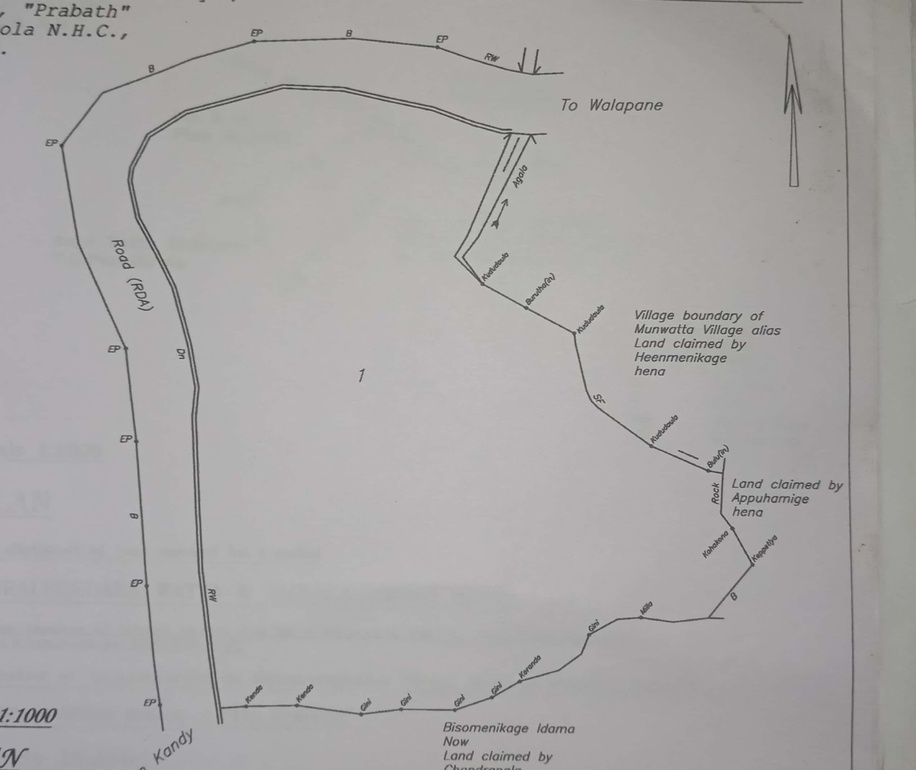
#> input picture images/plan (6).jpg, 916 x 770 px, shrunk from 2544 x 2140 before the run, found by its file name
$ python experimenting_1.py   (older library calls are emulated)
#> lines starting #> are read from the running program, lines starting #| are printed output that depends on the picture; after the words box and inside, x2 and y2 are one past the last pixel; in counts of white or black regions, pixels touching at a corner belong together
import cv2
import numpy as np
import matplotlib.pyplot as plt
import random

# Read the image
image_path = 'D:/UOP/3rd year/Sem 5/CSC3141 - Image Processing Laboratory/SurveyPlanProject/images/plan (6).jpg'
image = cv2.imread(image_path)
#> image is the input picture: shape (770, 916, 3); mean B, G, R 166, 166.6, 169

# Convert the image to grayscale
gray_image = cv2.cvtColor(image, cv2.COLOR_BGR2GRAY)

# Apply Gaussian blur to reduce noise
blurred_image = cv2.GaussianBlur(gray_image, (5, 5), 0)

# Calculate the gradients using the Sobel operator
grad_x = cv2.Sobel(blurred_image, cv2.CV_64F, 1, 0, ksize=3)
grad_y = cv2.Sobel(blurred_image, cv2.CV_64F, 0, 1, ksize=3)

# Compute the magnitude of gradients
gradient_magnitude = np.sqrt(grad_x**2 + grad_y**2)

# Normalize the magnitude to the range [0, 255]
gradient_magnitude = np.uint8(gradient_magnitude)

# Perform thresholding to obtain binary edges
_, binary_edges = cv2.threshold(gradient_magnitude, 50, 255, cv2.THRESH_BINARY)
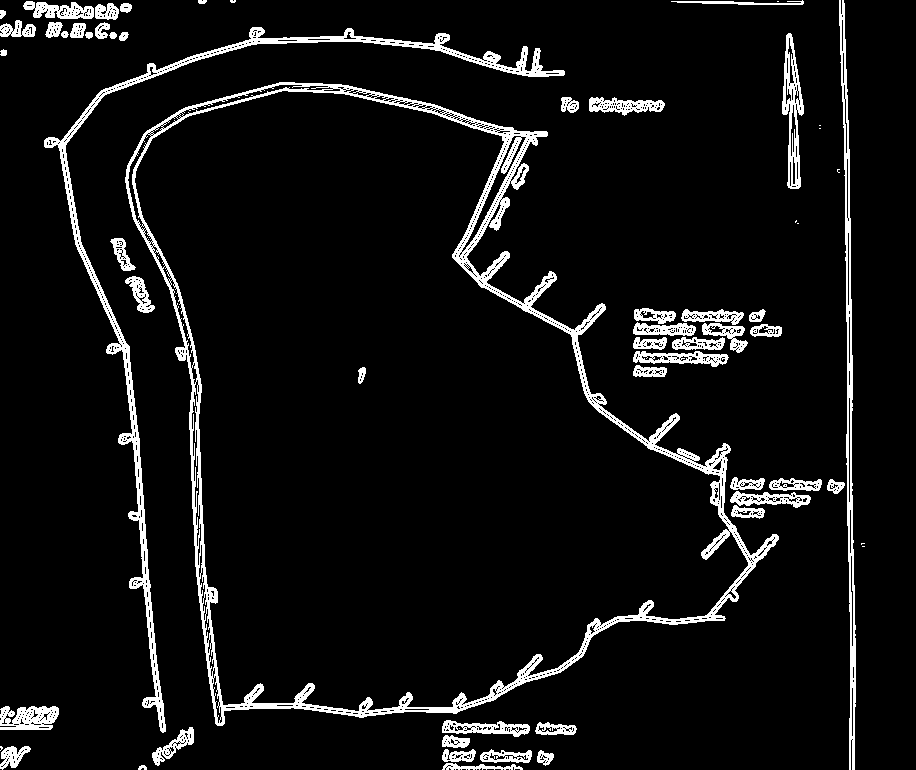
#> binary_edges: shape (770, 916); 6.8% white; 62 white regions (12 under 20 px)

# Find contours in the edge-detected image
contours, _ = cv2.findContours(binary_edges.copy(), cv2.RETR_EXTERNAL, cv2.CHAIN_APPROX_SIMPLE)
#> contours = 59 contours, 10 with area under 20; largest, box (x1, y1, x2, y2) and area: (125, 82, 779, 726) 257402, (44, 27, 565, 733) 7653, (839, 0, 856, 770) 3424, (782, 33, 804, 189) 1768, (0, 706, 59, 730) 1062

# Select the largest contour (assuming it's the land boundary)
largest_contour = max(contours, key=cv2.contourArea)
#> largest_contour = contour of 1328 points, box (x1, y1, x2, y2) (125, 82, 779, 726), area 257402

# Create a blank image to draw the contour on
contour_image = np.zeros_like(gray_image)

# Draw the land boundary contour on the blank image
cv2.drawContours(contour_image, [largest_contour], -1, (255), 2)
#> contour_image: shape (770, 916); 1.4% white; 1 white region, box (x1, y1, x2, y2) and area: (124, 81, 780, 727) 9945

# Analyze middle space within the contour to extract the "real" shape
# Compute centroid of the contour
moments = cv2.moments(largest_contour)
#> moments = moments, m00 257401.5, centre m10/m00, m01/m00 = (397.3, 417.8)
centroid_x = int(moments['m10'] / moments['m00'])
#> centroid_x = 397
centroid_y = int(moments['m01'] / moments['m00'])
#> centroid_y = 417

# Create a mask for flood fill
flood_fill_mask = np.zeros((contour_image.shape[0] + 2, contour_image.shape[1] + 2), dtype=np.uint8)

# Perform a flood fill starting from the centroid to obtain the filled shape
cv2.floodFill(contour_image, flood_fill_mask, (centroid_x, centroid_y), 255)
#> contour_image: shape (770, 916); 37.2% white; 1 white region, box (x1, y1, x2, y2) and area: (124, 81, 780, 727) 262148

# Morphological opening to clean the filled shape
kernel = cv2.getStructuringElement(cv2.MORPH_RECT, (35, 35))
cleaned_shape = cv2.morphologyEx(contour_image, cv2.MORPH_OPEN, kernel)
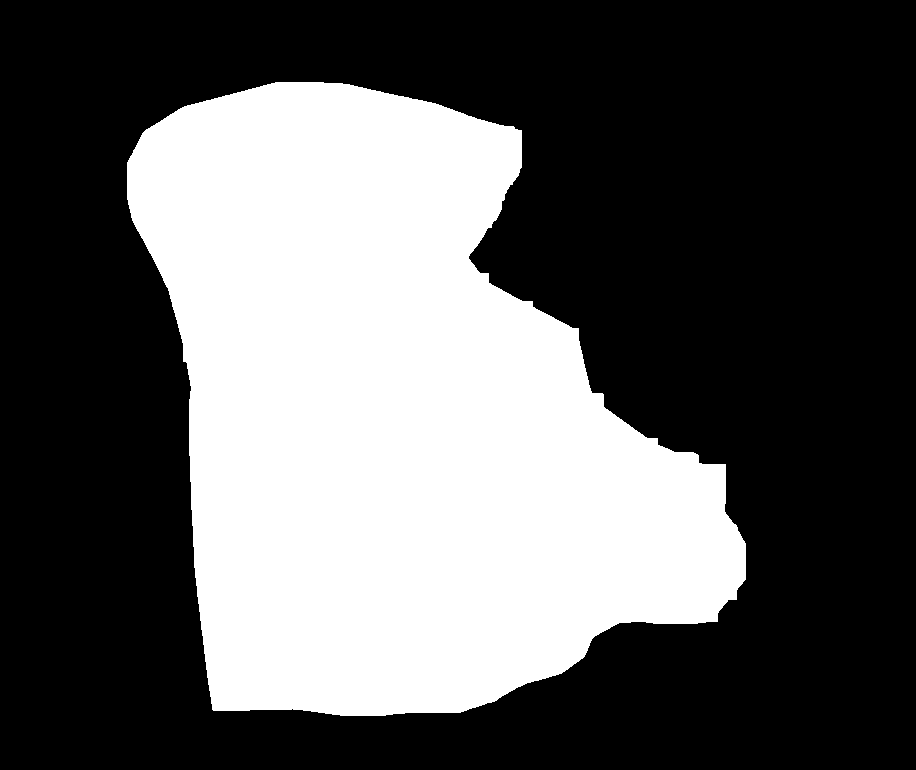
#> cleaned_shape: shape (770, 916); 36.6% white; 1 white region, box (x1, y1, x2, y2) and area: (127, 82, 746, 716) 258009

# Calculate the number of white pixels (representing the land area)
num_white_pixels = np.sum(cleaned_shape == 255)
#> num_white_pixels = 258009
print('Number of white pixels:', num_white_pixels)
#| Number of white pixels: 258009

# Divide the land area into portions based on user input
num_portions = int(input("To how many portions should the land get divided: "))
#> the answer given: 3
pixels_per_portion = num_white_pixels // num_portions
#> pixels_per_portion = 86003
print('Number of pixels per portion:', pixels_per_portion)
#| Number of pixels per portion: 86003

# Function to generate random colors
def generate_random_color():
    return (random.randint(0, 255), random.randint(0, 255), random.randint(0, 255))

# Generate colors for each portion
portion_colors = [generate_random_color() for _ in range(num_portions)]
#> portion_colors = [(197, 215, 20), (132, 248, 207), (155, 244, 183)]

# Create a copy of the original image to draw the divided land
divided_image = np.zeros_like(image)

# Color the land portions
current_portion = 0
colored_pixels_count = 0

for y in range(cleaned_shape.shape[0]):
    for x in range(cleaned_shape.shape[1]):
        if cleaned_shape[y, x] == 255:
            divided_image[y, x] = portion_colors[current_portion]
            colored_pixels_count += 1

            if colored_pixels_count == pixels_per_portion:
                current_portion += 1
                colored_pixels_count = 0

            if current_portion == num_portions:
                break
    if current_portion == num_portions:
        break
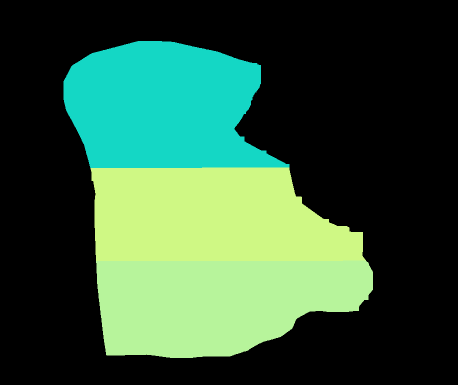
#> divided_image: shape (770, 916, 3) (shown at 1/2 size); mean of channels 0, 1, 2 59, 86.2, 50; drawn as B, G, R
#> after the loop, colored_pixels_count = 0; current_portion = 3

# Find contours for each portion and draw the borders
portion_borders = np.zeros_like(gray_image)

for portion_color in portion_colors:
    mask = cv2.inRange(divided_image, portion_color, portion_color)
    contours, _ = cv2.findContours(mask, cv2.RETR_EXTERNAL, cv2.CHAIN_APPROX_SIMPLE)
    cv2.drawContours(portion_borders, contours, -1, 255, 2)
#> this loop made 3 passes
#> pass 1, `mask = cv2.inRange(divided_image, portion_color, portion_color)`:
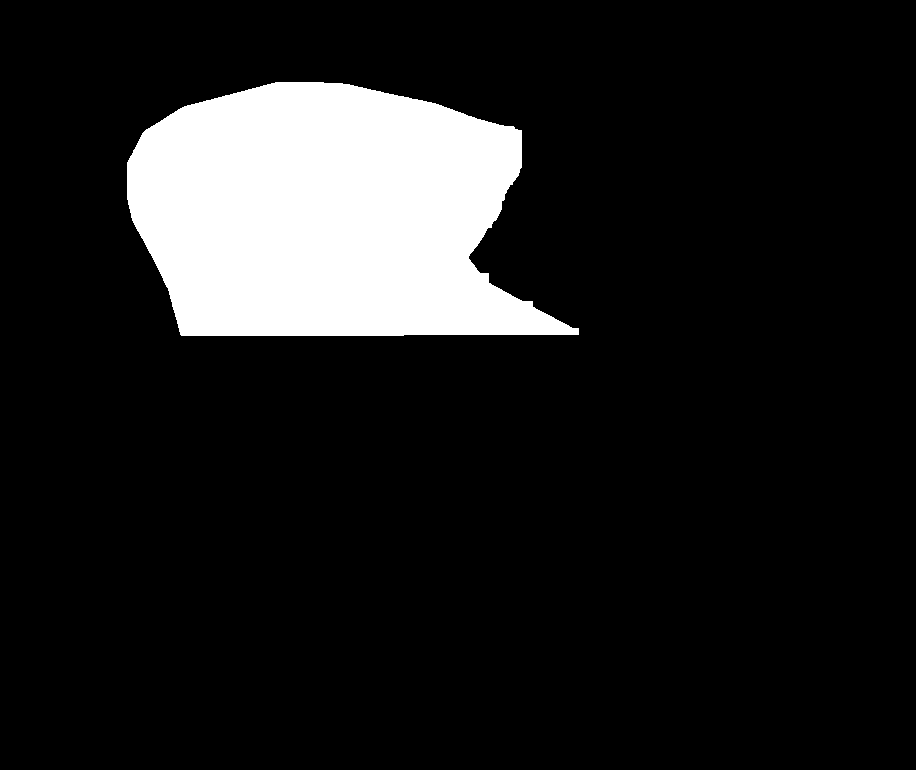
#> mask: shape (770, 916); 12.2% white; 1 white region, box (x1, y1, x2, y2) and area: (127, 82, 579, 336) 86003

# Display the original image, land boundary contour, cleaned shape, divided image, and borders
plt.figure(figsize=(15, 10))

plt.subplot(2, 3, 1)
plt.imshow(cv2.cvtColor(image, cv2.COLOR_BGR2RGB))
plt.title('Original Image')
plt.axis('off')

plt.subplot(2, 3, 2)
plt.imshow(contour_image, cmap='gray')
plt.title('Land Boundary Contour (Sobel)')
plt.axis('off')

plt.subplot(2, 3, 3)
plt.imshow(cleaned_shape, cmap='gray')
plt.title('Cleaned Shape')
plt.axis('off')

plt.subplot(2, 3, 4)
plt.imshow(cv2.cvtColor(divided_image, cv2.COLOR_BGR2RGB))
plt.title('Divided Land Image')
plt.axis('off')

plt.subplot(2, 3, 5)
plt.imshow(portion_borders, cmap='gray')
plt.title('Portion Borders')
plt.axis('off')

plt.show()
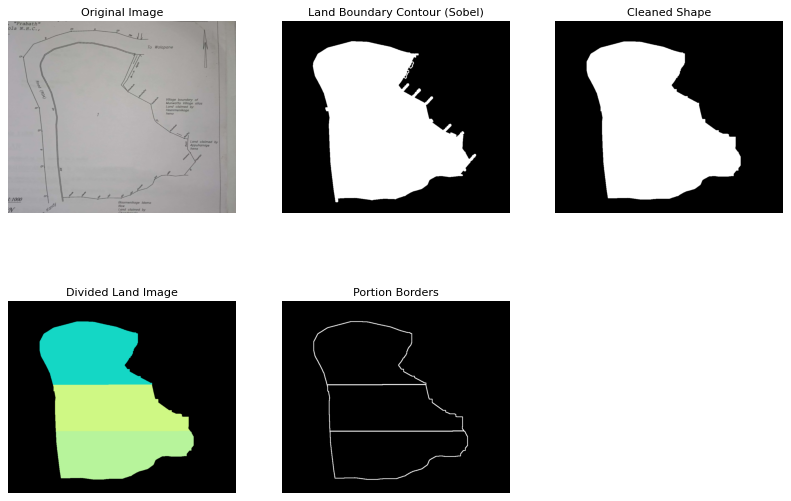
#> figure drawn by matplotlib, 5 panels

$ run again, with images/plan (1).jpg copied over images/plan (6).jpg
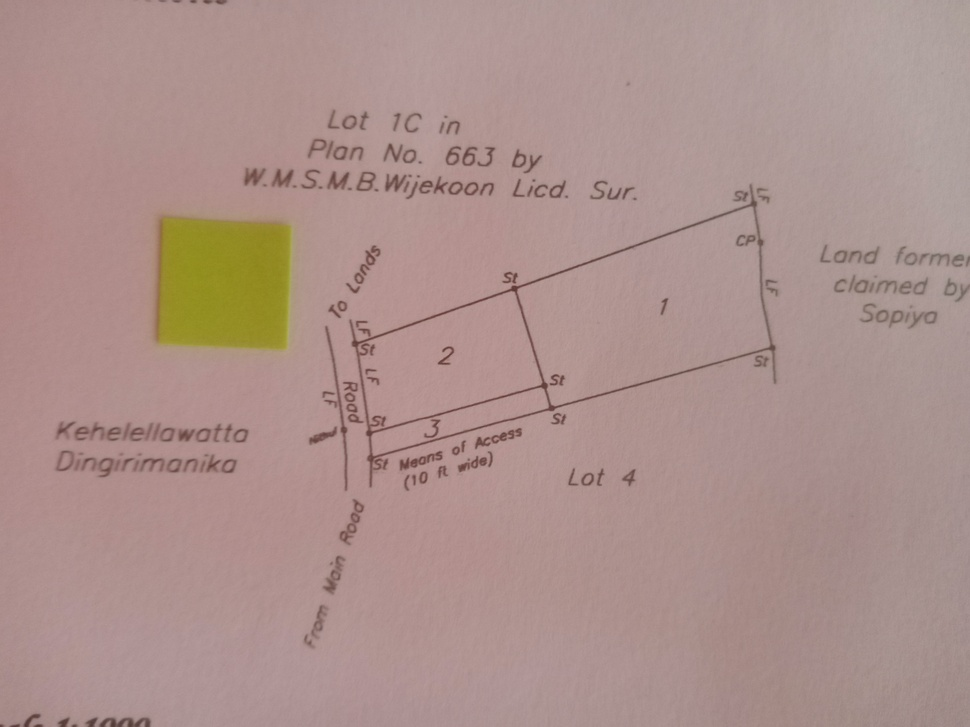
#> input picture images/plan (1).jpg, 970 x 727 px, shrunk from 4160 x 3120 before the run, found by its file name
#> image is the input picture: shape (727, 970, 3); mean B, G, R 140.2, 145.2, 172
#> `_, binary_edges = cv2.threshold(gradient_magnitude, 50, 255, cv2.THRES..`:
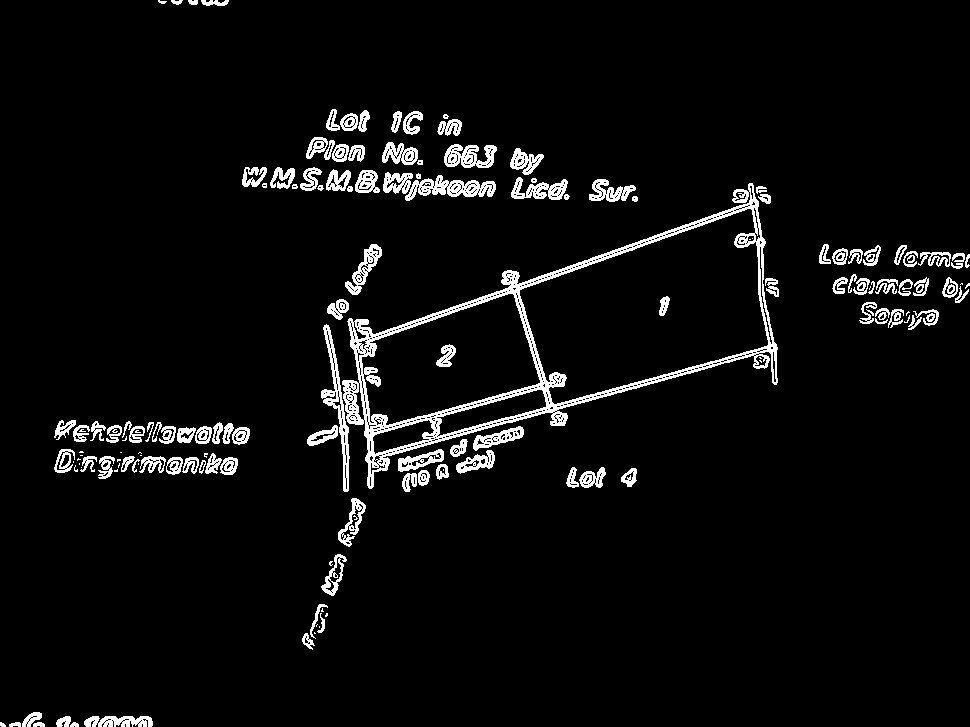
#> binary_edges: shape (727, 970); 4.8% white; 158 white regions (37 under 20 px)
#> `contours, _ = cv2.findContours(binary_edges.copy(), cv2.RETR_EXTERNAL,..`: contours = 149 contours, 42 with area under 20; largest, box (x1, y1, x2, y2) and area: (342, 183, 778, 489) 58746, (321, 324, 350, 492) 1162, (405, 175, 496, 201) 1098, (444, 144, 497, 168) 790, (345, 244, 382, 295) 648
#> largest_contour = contour of 775 points, box (x1, y1, x2, y2) (342, 183, 778, 489), area 58746
#> moments = moments, m00 58746, centre m10/m00, m01/m00 = (566.8, 336.5)
#> centroid_x = 566
#> centroid_y = 336
#> cleaned_shape: shape (727, 970); 8.3% white; 1 white region, box (x1, y1, x2, y2) and area: (346, 209, 771, 454) 58393
#> num_white_pixels = 58393
#| Number of white pixels: 58393
#> pixels_per_portion = 19464
#| Number of pixels per portion: 19464
#> portion_colors = [(197, 215, 20), (132, 248, 207), (155, 244, 183)]
#> after the loop `for y in range(cleaned_shape.shape[0]):`: colored_pixels_count = 0; current_portion = 3
#> the loop `for portion_color in portion_colors:` made 3 passes
#> after the loop `for portion_color in portion_colors:`:
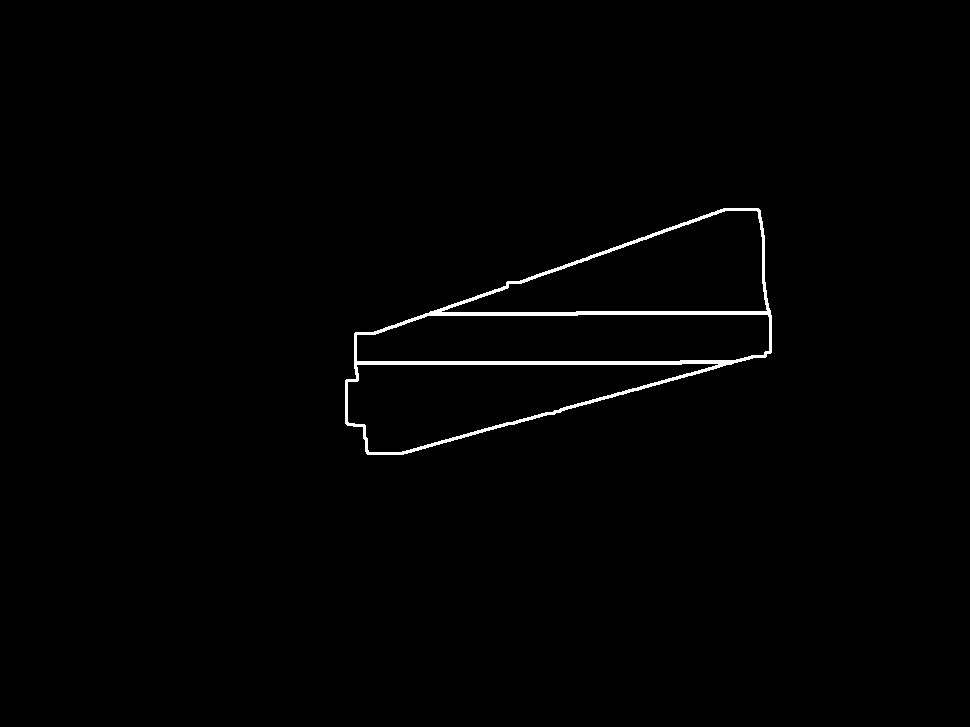
#> portion_borders: shape (727, 970); 0.93% white; 1 white region, box (x1, y1, x2, y2) and area: (345, 208, 772, 455) 6589
